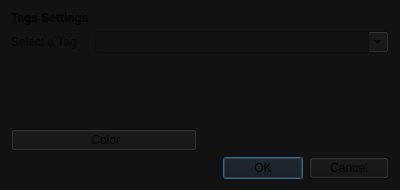
<?xml version="1.0" encoding="UTF-8"?>
<ui version="4.0">
 <class>EditTagDialog</class>
 <widget class="QDialog" name="EditTagDialog">
  <property name="geometry">
   <rect>
    <x>0</x>
    <y>0</y>
    <width>400</width>
    <height>190</height>
   </rect>
  </property>
  <property name="windowTitle">
   <string>Dav Tasks - Edit Tags</string>
  </property>
  <property name="styleSheet">
   <string notr="true">background-color: rgb(18, 18, 18);</string>
  </property>
  <layout class="QGridLayout" name="gridLayout">
   <item row="4" column="0" colspan="2">
    <widget class="QDialogButtonBox" name="buttonBox">
     <property name="orientation">
      <enum>Qt::Horizontal</enum>
     </property>
     <property name="standardButtons">
      <set>QDialogButtonBox::Cancel|QDialogButtonBox::Ok</set>
     </property>
    </widget>
   </item>
   <item row="3" column="0">
    <widget class="QPushButton" name="pushButtonColorPicker">
     <property name="text">
      <string> Color</string>
     </property>
    </widget>
   </item>
   <item row="3" column="1">
    <widget class="QWidget" name="widgetColorPreview" native="true"/>
   </item>
   <item row="0" column="0" colspan="2">
    <layout class="QFormLayout" name="formLayout">
     <item row="0" column="0">
      <widget class="QLabel" name="labelTags">
       <property name="font">
        <font>
         <weight>75</weight>
         <bold>true</bold>
        </font>
       </property>
       <property name="text">
        <string>Tags Settings</string>
       </property>
      </widget>
     </item>
     <item row="1" column="0">
      <widget class="QLabel" name="labelTagSelect">
       <property name="text">
        <string>Select a Tag</string>
       </property>
      </widget>
     </item>
     <item row="1" column="1">
      <widget class="QComboBox" name="comboBoxTags">
       <property name="layoutDirection">
        <enum>Qt::LeftToRight</enum>
       </property>
       <property name="editable">
        <bool>true</bool>
       </property>
      </widget>
     </item>
    </layout>
   </item>
  </layout>
 </widget>
 <resources/>
 <connections>
  <connection>
   <sender>buttonBox</sender>
   <signal>accepted()</signal>
   <receiver>EditTagDialog</receiver>
   <slot>accept()</slot>
   <hints>
    <hint type="sourcelabel">
     <x>248</x>
     <y>254</y>
    </hint>
    <hint type="destinationlabel">
     <x>157</x>
     <y>274</y>
    </hint>
   </hints>
  </connection>
  <connection>
   <sender>buttonBox</sender>
   <signal>rejected()</signal>
   <receiver>EditTagDialog</receiver>
   <slot>reject()</slot>
   <hints>
    <hint type="sourcelabel">
     <x>316</x>
     <y>260</y>
    </hint>
    <hint type="destinationlabel">
     <x>286</x>
     <y>274</y>
    </hint>
   </hints>
  </connection>
 </connections>
</ui>
